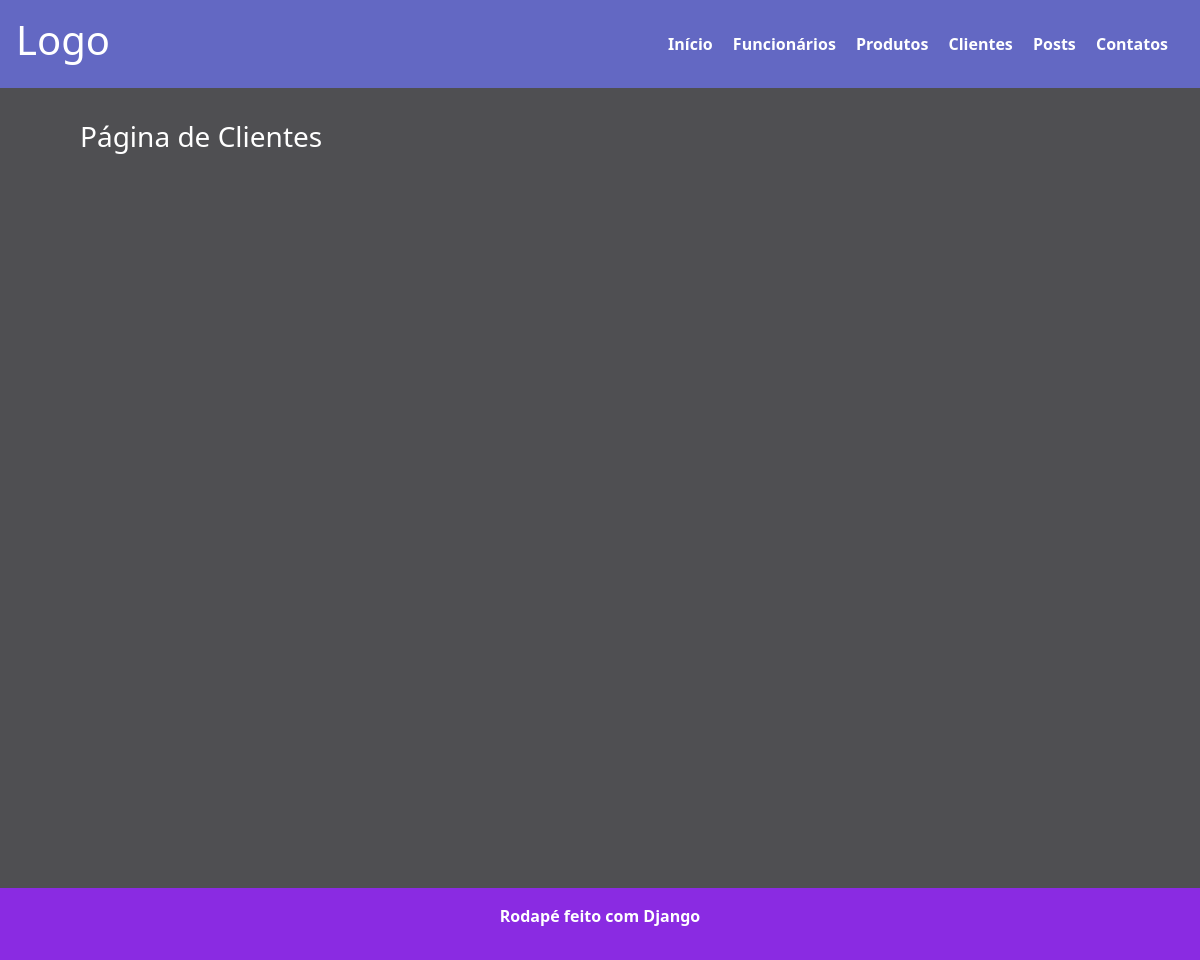
/clientes/, run on an earlier commit of the app's database.
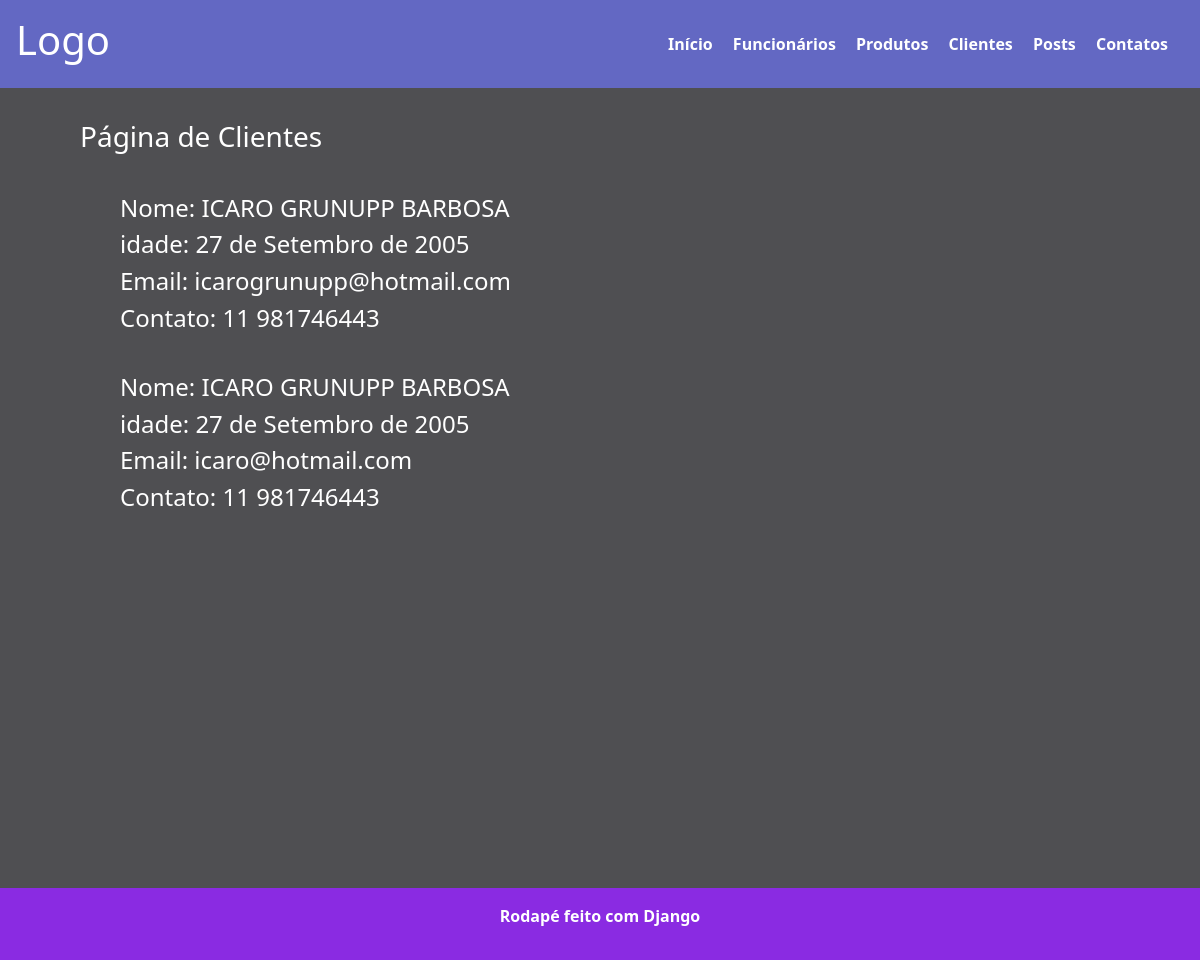
And on a later commit of the database.
### rh/models.py (models this page shows)
class Clientes(models.Model):
    nome= models.CharField(max_length=100)
    idade = models.DateField()
    email = models.EmailField(unique=True)
    contato = models.CharField(max_length=18, blank=True, null=True, unique=True)
    class Meta:
        verbose_name = "Cliente"
        verbose_name_plural = "Clientes"

### rh/views.py (the view)
# urls.py: path('clientes/',views.clientes, name='clientes'),
def clientes(request):
    clientes   = Clientes.objects.all()
    context = {'clientes': clientes}
    return render(request,'clientes.html',context)

### rh/templates/clientes.html (shortened to what this page needs)
{% extends "base.html" %}
{% block content %}
    <h3>Página de Clientes</h3>
    {%for cliente in clientes %}
        <section class="card-clientes">
                <div>
                    <h4>Nome: {{cliente.nome}}</h4>
                    <h4>idade: {{cliente.idade}}</h4>
                    <h4>Email: {{cliente.email}}</h4>
                    <h4>Contato: {{cliente.contato}}</h4>
                </div>
        </section>
    {%endfor%}
{% endblock %}

### templates/base.html (shortened to what this page needs)
{% load static %}
<!Doctype html>
<html lang="pt-br">
<head>
    {% load bootstrap5 %}
    {% bootstrap_css %}
    <link rel="stylesheet" href="{% static 'css/style.css' %}">
</head>
<body>
    <header class="header d-flex justify-content-between align-items-center">
        <h1>Logo</h1>
        {% include "components/_navbar.html" %}
    </header>
    <main>
        {% block content%}
        {% endblock %}
    </main>
    {% include "components/_footer.html" %}
</body>
</html>

### templates/components/_navbar.html
<nav class="menu">
    <a href="{% url 'home' %}">Início</a>
    <a href="{% url 'funcionarios' %}">Funcionários</a>
    <a href="{% url 'produtos' %}">Produtos</a>
    <a href="{% url 'clientes' %}">Clientes</a>
    <a href="{% url 'posts' %}">Posts</a>
    <a href="{% url 'contatos' %}">Contatos</a>
</nav>

### templates/components/_footer.html
<footer>
    <p>Rodapé feito com Django</p>
</footer>

### static/css/style.css (style rules this page uses)
* { margin:0; padding: 0; box-sizing: border-box; }
body { background-color: #4f4f52; color: white; display: flex; flex-direction: column; font-size: 16px; }
header { display: flex; justify-content: space-between; align-items: center; }
.header { background-color: rgb(99, 104, 195); color: white; padding: 1rem; }
.header a { text-decoration: none; color: #fff; font-weight: bold; margin-right: 1rem; }
main { padding: 2rem 5rem; min-height: 100vh; }
footer { display: flex; justify-content: center; align-items: center; background-color: blueviolet; color: #fff; font-weight: bold; padding: 1rem; }
.card-clientes { margin: 40px; }

What changed in the data, as far as the page shows it:
added Clientes: nome "ICARO GRUNUPP BARBOSA", idade "27 de Setembro de 2005", email "icarogrunupp@hotmail.com", contato "11 981746443"
added Clientes: nome "ICARO GRUNUPP BARBOSA", idade "27 de Setembro de 2005", email "icaro@hotmail.com", contato "11 981746443"
